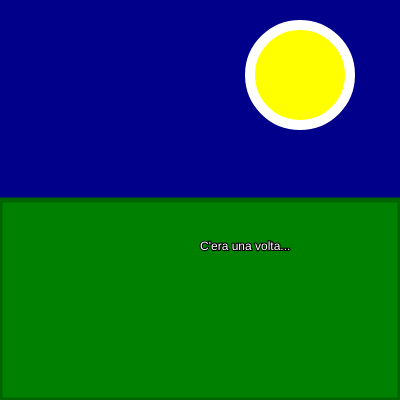
Frame 1 (no input)
Frame 60 (no input): identical to frame 1, image omitted
Frame 120 (the mouse pressed at the canvas centre since frame 60): identical to frame 1, image omitted

The p5.js sketch that drew this single still picture (run headless with seeded random() and noise() and a simulated clock; from frame 60 on, the mouse is pressed at the canvas centre):

// p5.js sketch
// ── sketch.js
function setup() {
  createCanvas(400, 400);
}

function draw() {
  background("darkblue");
  // vogliamo disegnare la luna //
  fill("yellow");
  stroke("white");
  strokeWeight("10");
  circle(300, 75, 100);
  // prima della forma desiderata
  // cambiamo i parametri di fill e stroke
  fill("green");
  stroke("darkgreen");
  strokeWeight(5);
  rect(0, 200, 400, 200);
  fill("white");
  stroke(0);
  strokeWeight(2);
  text("C'era una volta...", 200, 250);
}
